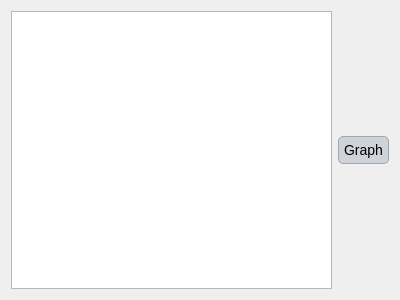
<?xml version="1.0" encoding="UTF-8"?>
<ui version="4.0">
 <class>Dialog</class>
 <widget class="QDialog" name="Dialog">
  <property name="geometry">
   <rect>
    <x>0</x>
    <y>0</y>
    <width>400</width>
    <height>300</height>
   </rect>
  </property>
  <property name="windowTitle">
   <string>Dialog</string>
  </property>
  <property name="styleSheet">
   <string notr="true">QLabel {
    font-family: 'Georgia'; /* Cambiar la fuente a Georgia */
    font-size: 16px; /* Cambiar el tamaño de la fuente */
    color: #000000; /* Color del texto (blanco) */
}

QLineEdit {
    font-family: 'Georgia'; /* Cambiar la fuente a Georgia */
    font-size: 14px; /* Cambiar el tamaño de la fuente */
    color: #000000; /* Color del texto (blanco) */
    background-color: #f0f0f0; /* Color de fondo del QLineEdit */
    border: 1px solid #000000; /* Borde blanco */
}

QComboBox {
    font-family: 'Georgia'; /* Cambiar la fuente a Georgia */
    font-size: 14px; /* Cambiar el tamaño de la fuente */
    color: #000000; /* Color del texto (blanco) */
    background-color: #cfd4da; /* Fondo oscuro del ComboBox */
}

QRadioButton {
    font-family: 'Georgia'; /* Cambiar la fuente a Georgia */
    font-size: 14px; /* Cambiar el tamaño de la fuente */
    color: #000000; /* Color del texto (blanco) */
}

QCheckBox {
    font-family: 'Georgia'; /* Cambiar la fuente a Georgia */
    font-size: 14px; /* Cambiar el tamaño de la fuente */
    color: #000000; /* Color del texto (blanco) */
}

/* Cambiar la fuente y estilo de los QPushButton */
QPushButton {
    font-family: 'Georgia'; /* Cambiar la fuente */
    font-size: 14px; /* Cambiar el tamaño de la fuente */
    color: #000000; /* Color del texto negro */
    background-color: #cfd4da; /* Fondo gris claro */
    border: 1px solid #a1a6ad; /* Borde gris medio */
    border-radius: 5px; /* Bordes redondeados */
    padding: 5px; /* Espaciado interno */
}

/* Estilo cuando el ratón pasa sobre el botón */
QPushButton:hover {
    color: #000000; /* Mantener el texto negro */
    background-color: #b7bcc3; /* Fondo gris un poco más oscuro al pasar el mouse */
}

/* Estilo cuando el botón está presionado */
QPushButton:pressed {
    background-color: #a6acb3; /* Fondo ligeramente más oscuro al presionar */
    color: #000000; /* Mantener el texto negro cuando se presiona */
}



/* Estilo general para QTableWidget y QTableView */
QTableWidget, QTableView {
    font-family: 'Georgia'; /* Cambiar la fuente a Georgia */
    font-size: 14px; /* Tamaño de la fuente */
    color: #000000; /* Color del texto negro */
    background-color: #e6e9ed; /* Fondo gris claro para la tabla */
    gridline-color: #a1a6ad; /* Color de las líneas de la tabla (gris medio) */
    selection-background-color: #b7bcc3; /* Color de fondo cuando se selecciona una celda (gris suave) */
    selection-color: #000000; /* Color del texto cuando la celda está seleccionada (negro) */
}

/* Estilo para el encabezado horizontal de la tabla */
QHeaderView::section {
    font-family: 'Georgia'; /* Cambiar la fuente a Georgia */
    font-size: 14px; /* Tamaño de la fuente */
    color: #000000; /* Color del texto negro */
    background-color: #cfd4da; /* Fondo gris claro del encabezado */
    border: 1px solid #a1a6ad; /* Borde gris medio entre las secciones */
    padding: 4px; /* Espaciado interno en el encabezado */
}

/* Estilo para las celdas de la tabla al pasar el mouse */
QTableWidget::item:hover, QTableView::item:hover {
    background-color: #b7bcc3; /* Fondo gris suave al pasar el mouse */
    color: #000000; /* Mantener el texto negro */
}

/* Estilo para las celdas cuando están seleccionadas */
QTableWidget::item:selected, QTableView::item:selected {
    background-color: #a6acb3; /* Fondo gris intermedio cuando está seleccionado */
    color: #000000; /* Texto negro cuando está seleccionado */
}

/* Ajustar el tamaño de las celdas */
QTableWidget::item, QTableView::item {
    padding: 4px; /* Espaciado interno de las celdas */
}

/* Estilo para el borde inferior de la tabla */
QTableCornerButton::section {
    background-color: #cfd4da; /* Fondo del botón de esquina */
    border: 1px solid #a1a6ad; /* Borde gris medio del botón de esquina */
}</string>
  </property>
  <layout class="QGridLayout" name="gridLayout">
   <item row="0" column="0">
    <widget class="QTextEdit" name="textEdit"/>
   </item>
   <item row="0" column="1">
    <widget class="QPushButton" name="graph">
     <property name="text">
      <string>Graph</string>
     </property>
    </widget>
   </item>
  </layout>
 </widget>
 <resources/>
 <connections/>
</ui>
